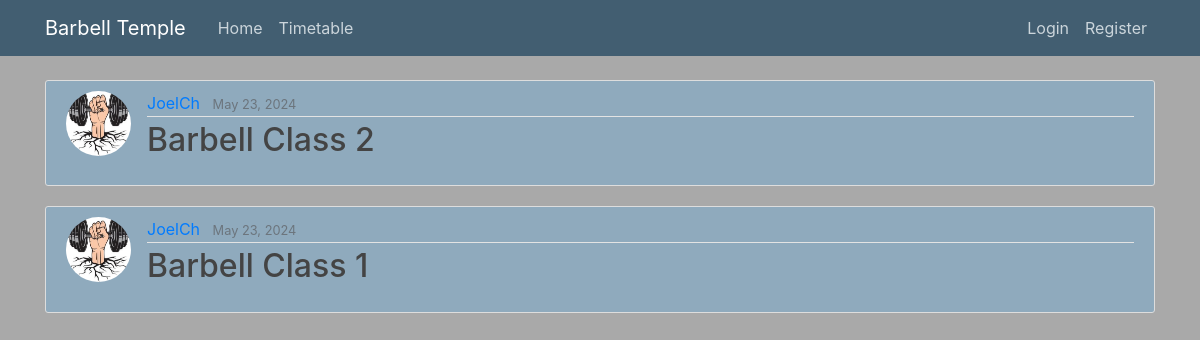
The app's page /, older data.
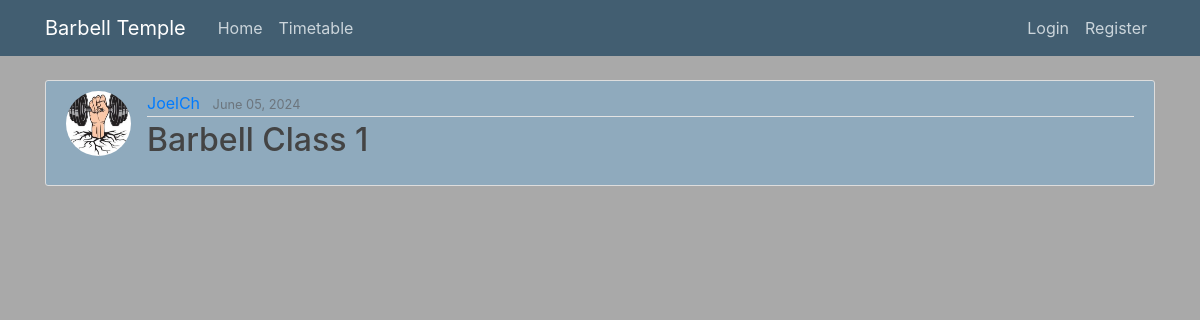
The same page, newer data.
### barbell_classes/models.py (models this page shows, shortened)
class BarbellClass(models.Model):
    title = models.CharField(max_length=100)
    image = CloudinaryField('image', default='placeholder')
    date_posted = models.DateTimeField(default=timezone.now)
    author = models.ForeignKey(User, on_delete=models.CASCADE)
    date = models.TextField(default='')
    duration = models.TextField(default='')
    difficulty = models.TextField(default='')
    description = models.TextField()

### users/models.py (models this page shows, shortened)
class Profile(models.Model):
    user = models.OneToOneField(User, on_delete=models.CASCADE)
    image = models.ImageField(default='default.jpg', upload_to='profile_pictures')

### barbell_classes/views.py (the view)
# urls.py: path('', BarbellClassListView.as_view(), name='barbell_classes-home'),
class BarbellClassListView(ListView):
    model = BarbellClass
    template_name = 'barbell_classes/home.html'
    context_object_name = 'barbellclass_updates'
    ordering = ['-date_posted']

### barbell_classes/templates/barbell_classes/home.html (shortened to what this page needs)
{% extends "barbell_classes/base.html" %}
{% block content %}
    {% for barbellclass_update in barbellclass_updates %}
    <article class="media content-section">
        <img class="rounded-circle article-img" src="{{ barbellclass_update.author.profile.image.url }}">
        <div class="media-body">
            <div class="article-metadata">
                <a class="mr-2" href="#">{{ barbellclass_update.author }}</a>
                <small class="text-muted">{{ barbellclass_update.date_posted|date:"F d, Y" }}</small>
            </div>
            <h2><a class="article-title" href="{% url 'barbellclass-detail' barbellclass_update.id %}">{{ barbellclass_update.title }}</a></h2>
        </div>
    </article>
    {% endfor %}
{% endblock content %}

### barbell_classes/templates/barbell_classes/base.html (shortened to what this page needs)
{% load static %}
<!DOCTYPE html>
<html lang="en">
<head>
    <link rel="stylesheet" href="https://cdn.jsdelivr.net/npm/bootstrap@4.1.3/dist/css/bootstrap.min.css">
    <link href="https://cdn.jsdelivr.net/npm/@fullcalendar/core/main.css" rel="stylesheet" />
    <link href="https://cdn.jsdelivr.net/npm/@fullcalendar/daygrid/main.css" rel="stylesheet" />
    <link rel="stylesheet" type="text/css" href="{% static 'barbell_classes/main.css' %}">
</head>
<body>
    <header class="site-header">
        <nav class="navbar navbar-expand-md navbar-dark bg-steel fixed-top">
            <div class="container">
                <a class="navbar-brand mr-4" href="/">Barbell Temple</a>
                <div class="collapse navbar-collapse" id="navbarToggle">
                    <div class="navbar-nav mr-auto">
                        <a class="nav-item nav-link" href="{% url 'barbell_classes-home' %}">Home</a>
                        <a class="nav-item nav-link" href="{% url 'barbell_classes-timetable' %}">Timetable</a>
                    </div>
                    <div class="navbar-nav">
                      {% if user.is_authenticated %}
                        {% if user.is_staff or user.is_superuser %}
                          <a class="nav-item nav-link" href="{% url 'barbellclass-create' %}">New Class</a>
                        {% else %}
                          <a class="nav-item nav-link" href="{% url 'my_barbellclasses' %}">My Barbell Classes</a>
                        {% endif %}
                        <a class="nav-item nav-link" href="{% url 'profile' %}">Profile</a>
                        <a class="nav-item nav-link" href="{% url 'logout' %}">Logout</a>
                      {% else %}
                        <a class="nav-item nav-link" href="{% url 'login' %}">Login</a>
                        <a class="nav-item nav-link" href="{% url 'registration' %}">Register</a>
                      {% endif %}
                    </div>
                </div>
            </div>
        </nav>
    </header>
    <main role="main" class="container">
        <div class="row">
          <div class="col-md-12">
            {% block content %}{% endblock %}
          </div>
        </div>
      </main>
</body>
</html>

### barbell_classes/static/barbell_classes/main.css (style rules this page uses)
body { background: gray; color: gray; background-color: darkgray; margin-top: 5rem; }
h1, h2, h3, h4, h5, h6 { color: #444444; }
.bg-steel { background-color: #425e71; }
.site-header .navbar-nav .nav-link { color: #cbd5db; }
.content-section { background: #8faabd; padding: 10px 20px; border: 1px solid #dddddd; border-radius: 3px; margin-bottom: 20px; }
.article-title { color: #444444; }
.article-img { height: 65px; width: 65px; margin-right: 16px; }
.article-metadata { padding-bottom: 1px; margin-bottom: 4px; border-bottom: 1px solid #e3e3e3 }

Row changes from the older to the newer data that the page shows:
removed BarbellClass: author.profile.image (picture), author "JoelCh", date_posted "May 23, 2024", title "Barbell Class 2"
removed BarbellClass: author.profile.image (picture), author "JoelCh", date_posted "May 23, 2024", title "Barbell Class 1"
added BarbellClass: author.profile.image (picture), author "JoelCh", date_posted "June 05, 2024", title "Barbell Class 1"
